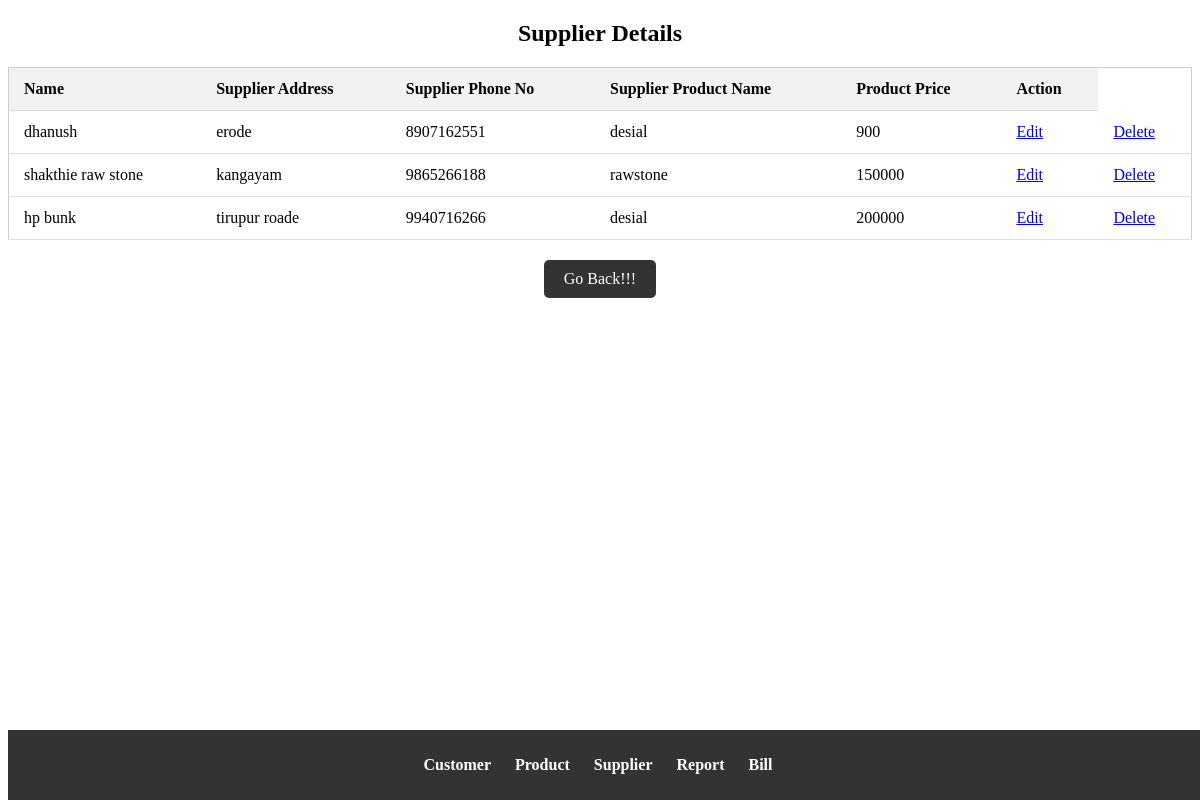
Page /supplier_details.php on the committed database.
### tables this page shows
CREATE TABLE `suppliers` (
  `id` int(11) NOT NULL,
  `name` varchar(255) NOT NULL,
  `supplier_address` varchar(255) NOT NULL,
  `supplier_phoneno` varchar(10) NOT NULL,
  `supplier_productname` varchar(255) NOT NULL,
  `product_price` int(10) NOT NULL
);

### supplier_details.php (the view, shortened to what this page needs)
<!DOCTYPE html>
<html lang="en">
<head>
</head>
<body>
    <div class="container">
        <h2>Supplier Details</h2>
        <table>
            <thead>
                <tr>
                    <th>Name</th>
                    <th>Supplier Address</th>
                    <th>Supplier Phone No</th>
                    <th>Supplier Product Name</th>
                    <th>Product Price</th>
                    <th>Action</th>
                </tr>
            </thead>
            <tbody>
                <?php
                $db_host = "localhost";
                $db_user = "root";
                $db_pass = "";
                $db_name = "test";
                $conn = new mysqli($db_host, $db_user, $db_pass, $db_name);
                $sql = "SELECT id, name, supplier_address, supplier_phoneno, supplier_productname, product_price FROM suppliers";
                $result = $conn->query($sql);
                if ($result === false) {
                    echo "Error: " . $sql . "<br>" . $conn->error;
                } else {
                    while ($row = $result->fetch_assoc()) {
                        echo "<tr>";
                        echo "<td>" . $row["name"] . "</td>";
                        echo "<td>" . $row["supplier_address"] . "</td>";
                        echo "<td>" . $row["supplier_phoneno"] . "</td>";
                        echo "<td>" . $row["supplier_productname"] . "</td>";
                        echo "<td>" . $row["product_price"] . "</td>";
                        echo "<td><a href='edit_supplier.php?id=" . $row["id"] . "'>Edit</a></td>";
                        echo "<td><a href='delete_supplier.php?id=" . $row["id"] . "'>Delete</a></td>";
                        echo "</tr>";
                    }
                }
                ?>
            </tbody>
        </table>
        <div class="center">
            <a href="footer.html">Go Back!!!</a>
        </div>
    </div>
</body>
</html>

### supplier_details.php (style rules this page uses)
table { width: 100%; border-collapse: collapse; margin-top: 20px; border: 1px solid #ccc; background-color: #fff; }
th, td { padding: 12px 15px; text-align: left; border-bottom: 1px solid #ddd; }
th { background-color: #f2f2f2; font-weight: bold; }
.container { text-align: center; }
.center { text-align: center; margin-top: 20px; }
.center a { display: inline-block; padding: 10px 20px; background-color: #333; color: #fff; text-decoration: none; border-radius: 5px; font-size: 16px; transition: background-color 0.3s ease; }

### rows in the picture
suppliers: name "dhanush", supplier_address "erode", supplier_phoneno "8907162551", supplier_productname "desial", product_price "900"
suppliers: name "shakthie raw stone", supplier_address "kangayam", supplier_phoneno "9865266188", supplier_productname "rawstone", product_price "150000"
suppliers: name "hp bunk", supplier_address "tirupur roade", supplier_phoneno "9940716266", supplier_productname "desial", product_price "200000"
